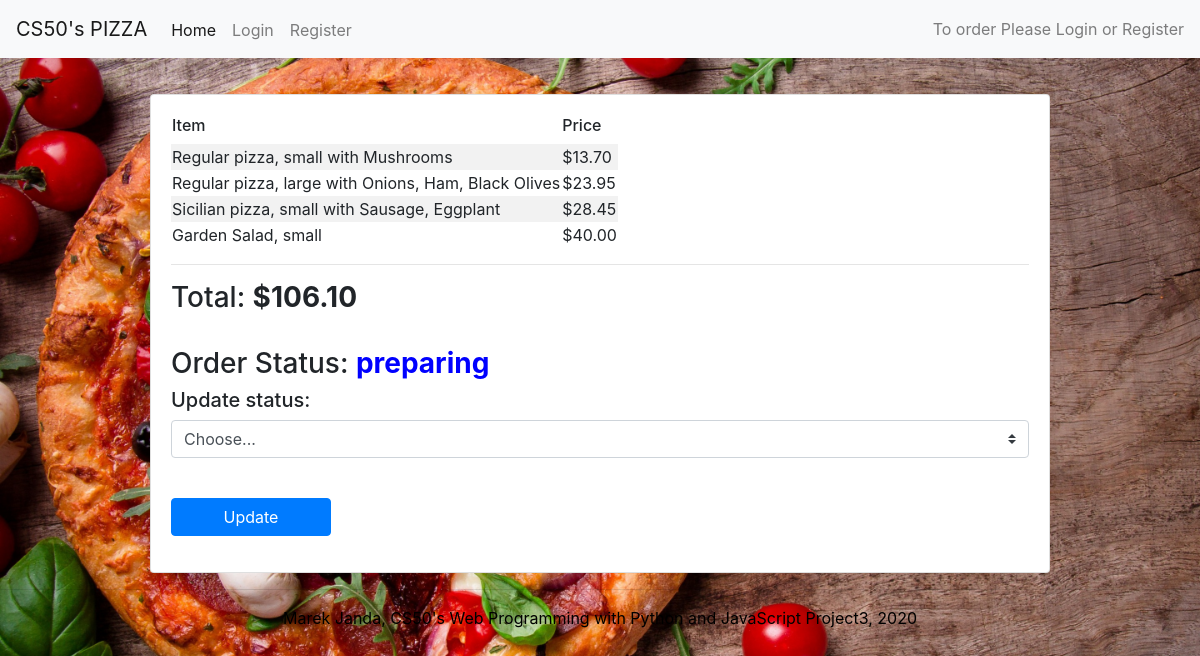
The app's page /15/order_process with its own data.
### orders/models.py (models this page shows, shortened)
class OrderItem(models.Model):
    menuItem = models.CharField(max_length=64)
    meal = models.CharField(max_length=64)
    pizza_type = models.CharField(max_length=16, blank=True, default="None")
    options = models.ManyToManyField(Topping, blank=True)
    size = models.CharField(max_length=16)
    price = models.FloatField()
    def __str__(self):
        if self.menuItem == "pizza":
            myoptions = ""
            disp_options = self.options.all()
            for x in disp_options:
                if myoptions:
                    myoptions += ", "
                    myoptions += str(x)
                else:
                    myoptions = str(x)
            return f"{self.pizza_type} {self.meal}, {self.size} with {myoptions}"
        elif self.menuItem == "pasta" or self.menuItem == "salad":
            return f"{self.meal}"
        else:
            return f"{self.meal}, {self.size}"

class Topping(models.Model):
    name = models.CharField(max_length=64)
    def __str__(self):
        return f"{self.name}"

class OnlineOrder(models.Model):
    placed = models.DateTimeField('date placed', default=datetime.today())
    customer = models.CharField(max_length=64)
    items = models.ManyToManyField(OrderItem, blank=True, related_name="order")
    total_price = models.FloatField(default=0.00)
    status = models.CharField(max_length=16, default="unplaced")

### orders/views.py (the view)
# urls.py: path('<int:order_id>/order_process', views.order_process, name="order_process")
def order_process(request, order_id):
    try:
        order = OnlineOrder.objects.get(pk=order_id)
        context = {"items": order.items.all(), "price": order.total_price, "status": order.status}
    except OnlineOrder.DoesNotExist:
        context = {"items": None}
    if request.method == "POST":
        new_status = request.POST.getlist("new_status")[0]
        order.status = new_status
        order.save()
        return redirect(staffpage)
    return render(request, 'orders/orderprocess.html', context=context)

### orders/templates/orders/orderprocess.html (shortened to what this page needs)
{% extends 'orders/base.html' %}
{% block body %}
    <div class="card card-body shoppingcart">
        <section>
            {% if items == None %}
            <p>
                <h2>You haven't placed any order. Please order <a href="{% url 'order' %}">here.</a> Or place an order in your <a href="{% url 'shopping_cart' %}">shoppingcart.</a></a></h2>
            </p>
            {% else %}
                <table>
                    <tr>
                        <td><h6>Item</h6></td>
                        <td><h6>Price</h6></td>
                    </tr>
                    {% for item in items %}
                    <tr>
                        <td>{{ item }}</td>
                        <td>${{ item.price|floatformat:2 }}</td>
                    </tr>
                    {% endfor %}
                </table>
                <hr>
                <h3>Total: <strong>${{ price|floatformat:2 }}</strong></h3>
                <br>
                <h3>Order Status: <span id="status"><strong>{{ status }}</strong></span></h3>
            {% endif %}
        </section>
        <section>
            <form method="POST">
                <h5>Update status:</h5>
                <p>
                    <select class="custom-select mr-sm-2" id="process" name="new_status">
                        <option selected>Choose...</option>
                    </select>
                </p>
                <br>
                <p>
                    <input type="submit" class="btn btn-primary" value="Update">
                </p>
            </form>
        </section>
    </div>
{% endblock %}

### orders/static/orders/styles.css (style rules this page uses)
body, html { font-family: Arial, Helvetica, sans-serif, Times, serif; background-size: cover; }
tr:nth-child(even) { background-color: #f2f2f2; }
.card { border: 10px solid gray; }
.btn { width: 10rem; }
.shoppingcart { width: 75%; margin-left: 12.5%; margin-top: 3%; padding: 0.3rem; }
#status { color: blue; }

### records on screen
OrderItem: menuItem+id+pizza_type "Regular pizza, small with Mushrooms", price "13.70"
OrderItem: menuItem+id+pizza_type "Regular pizza, large with Onions, Ham, Black Olives", price "23.95"
OrderItem: menuItem+id+pizza_type "Sicilian pizza, small with Sausage, Eggplant", price "28.45"
OrderItem: menuItem+meal+size "Garden Salad, small", price "40.00"
OnlineOrder: total_price "106.10", status "preparing"
